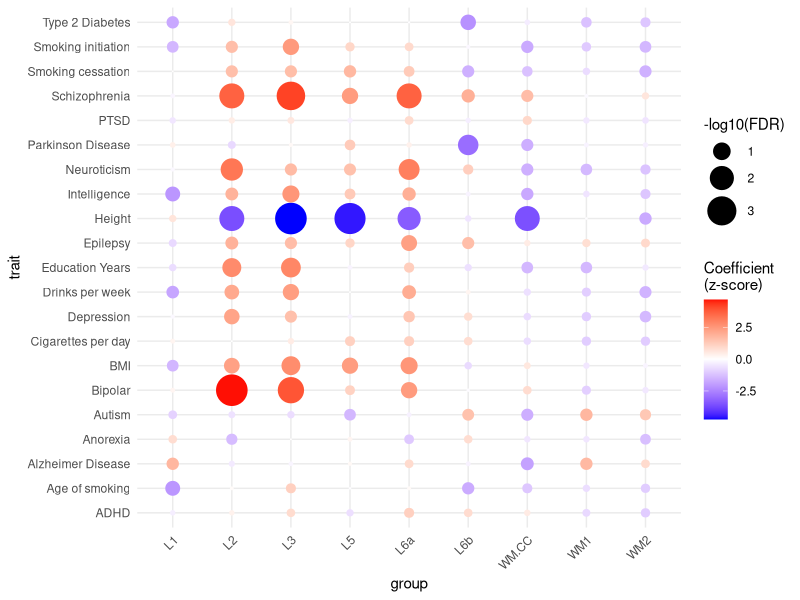
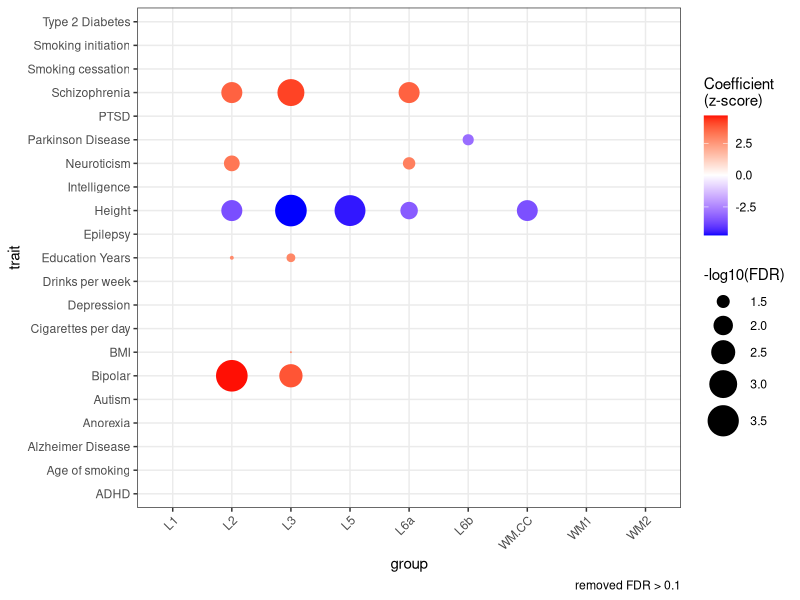

Recreate these plots in R, in order.
setwd('/dcs04/lieber/marmaypag/spatialdACC_LIBD4125/spatialdACC/')

library(ggplot2)
library(RColorBrewer)
library(here)

###load LDSC results
ldsc_results <- read.csv(file=here::here('code','17-3_LDSC_pairwise',
                         'spatial','ldsc_results.csv'))

##########dotplots#############
###make -log10FDR column
ldsc_results$log10fdr <- -log10(ldsc_results$FDR)

####to make nmf only###
#ldsc_results <- ldsc_results[ldsc_results$cell %in% paste0('nmf',c(1:100)),]

####to remove FDR > 0.05
#ldsc_results<-ldsc_results[ldsc_results$FDR<0.05,]

###plot
pdf(here('plots','17-3_LDSC_pairwise','spatial','ldsc_results.pdf'),width=10,height=10)

ggplot(ldsc_results, aes(x = cell, y = trait, size = log10fdr, color = Coefficient_z.score)) +
    geom_point() +
    scale_size_continuous(range = c(0, 10)) + # Set minimum size to zero for the size scale
    scale_color_gradient2(low = 'blue', high = 'red', midpoint = 0,
                          name = "Coefficient\n(z-score)") +
    theme_minimal() +
    theme(axis.text.x = element_text(angle = 45, hjust = 1)) +
    labs(size = "-log10(FDR)",x='group')

ggplot(ldsc_results, aes(x = cell, y = trait, size = ifelse(FDR > 0.1, NA, log10fdr), color = Coefficient_z.score)) +
    geom_point() +
    scale_size_continuous(range = c(0, 10)) + # Set minimum size to zero for the size scale
    scale_color_gradient2(low = 'blue', high = 'red', midpoint = 0,
                          name = "Coefficient\n(z-score)") +
    theme_bw() +
    theme(axis.text.x = element_text(angle = 45, hjust = 1)) +
    labs(size = "-log10(FDR)",x='group',
         caption = "removed FDR > 0.1")

dev.off()
